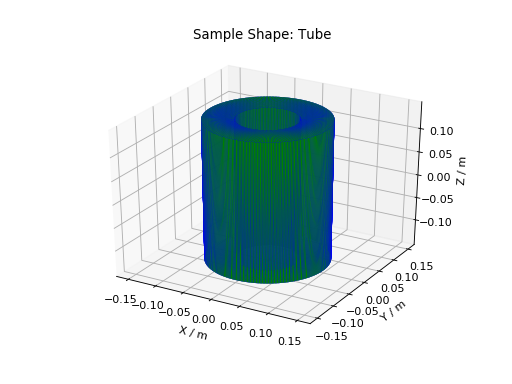

Here is the Python script that generated this plot:
from mantid.simpleapi import *
import matplotlib.pyplot as plt
import numpy as np

from mpl_toolkits.mplot3d.art3d import Poly3DCollection
from mantid.api import AnalysisDataService as ADS

# load sample shape mesh file for a workspace
ws = CreateSampleWorkspace()
# alternatively: ws = Load('filepath') or ws = ADS.retrieve('ws')
ws = LoadSampleShape(ws, "tube.stl")

# get shape and mesh vertices
sample = ws.sample()
shape = sample.getShape()
mesh = shape.getMesh()

# Create 3D Polygon and set facecolor
mesh_polygon = Poly3DCollection(mesh, facecolors = ['g'], edgecolors = ['b'], alpha = 0.5, linewidths=0.1)

fig, axes = plt.subplots(subplot_kw={'projection':'mantid3d'})
axes.add_collection3d(mesh_polygon)

# Auto scale to the mesh size
axes_lims = mesh.flatten()
axes.auto_scale_xyz(axes_lims, axes_lims, axes_lims)

axes.set_title('Sample Shape: Tube')
axes.set_xlabel('X / m')
axes.set_ylabel('Y / m')
axes.set_zlabel('Z / m')

plt.show()
